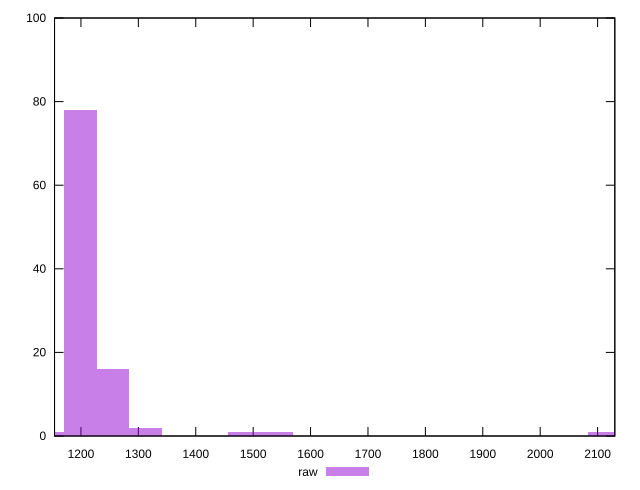

The script that saved this image:
reset

$raw <<EOF
2111.9597061125355 1
1541.1597855415798 1
1198.6798331990067 78
1484.0797934844843 1
1312.8398173131977 2
1255.7598252561022 16
1141.599841141911 1
EOF

set key outside below
set boxwidth 57.07999205709555
set xrange [1154:2130]
set yrange [0:100]
set trange [0:100]
set style fill transparent solid 0.5 noborder
set terminal svg size 640, 490 enhanced background rgb 'white'
set output "report_00017_2021-02-10T15-08-03.406Z/render-blocking-resources/samples/pages+cached/raw/histogram.svg"

plot $raw title "raw" with boxes

reset
